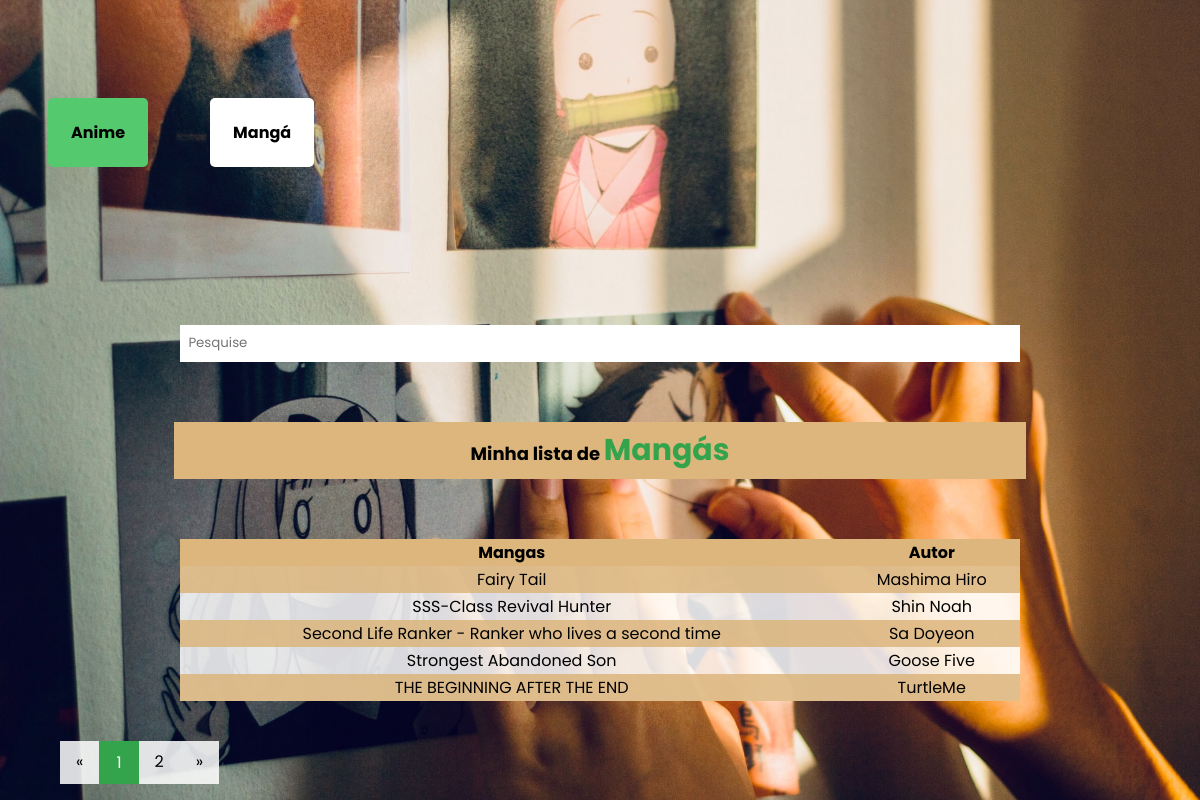
Page /manga/ on the committed database.
### anime/models.py (models this page shows, shortened)
class Manga(models.Model):
    nome = models.CharField(max_length=150)
    nome_alternativo = models.CharField(max_length=150, blank=True)
    ano_lancamento = models.DateField(default=timezone.now)
    autor = models.ForeignKey(Autor, on_delete=models.DO_NOTHING, default=4)
    foto = models.ImageField(blank=True, upload_to='fotos/fotos_manga/%Y%m%d')
    '''def autores(self):
        return ','.join([autor.nome for autor in self.autor.all])'''

class Autor(models.Model):
    nome = models.CharField(max_length=100)
    def __str__(self):
        return self.nome

### anime/views.py (the view)
# urls.py: path('manga/', views.manga, name='manga'),
def manga(request):
    mangas = Manga.objects.order_by('nome')
    paginator = Paginator(mangas, 5)
    page = request.GET.get('p')
    mangas = paginator.get_page(page)
    return render(request, 'animes/manga.html', {
        'mangas': mangas
    })

### anime/templates/animes/manga.html (shortened to what this page needs)
{% load static %}
<!DOCTYPE html>
<html lang="pt">
<head>
    <link rel="stylesheet" href="{% static './estilo_img/anime.css' %}">
</head>
<body>
    <nav>
        <a href="{% url 'index' %}" id="menu_anime">Anime</a>
        <a href="{% url 'manga' %}" id="menu_manga">Mangá</a>
    </nav>
    <div id="div_de_pesquisa">
        <form method="get" action="{% url 'manga_busca' %}">
            <input type="search" name="termo" id="bara_de_pesquisa" placeholder="Pesquise">
        </form>
    </div>
    <p>Minha lista de <span>Mangás</span></p>
    <table>
        <tr>
            <th>Mangas</th>
            <th>Autor</th>
        </tr>
        {% for manga in mangas %}
        <tr>
            <td><a href="{% url 'manga_detalhe' manga.id %}">{{manga.nome}}</a></td>
            <td>{{ manga.autor }}</td>
        </tr>
        {% endfor %}
    </table>
    <div class="pagination">
        <a href="#">&laquo;</a>
        {% for pagina in mangas.paginator.page_range %}
            <a {% if mangas.number == pagina %} class="active" {% endif %} href="?p={{ pagina }}">{{pagina}}</a>
        {% endfor %}
        <a href="#">&raquo;</a>
    </div>
</body>
</html>

### templates/static/estilo_img/anime.css (style rules this page uses)
* { font-family: 'Poppins', sans-serif; margin: 0; }
body { background-image: url(./imagens/haikkyu.jpg); background-color: #4b3e3eb2; background-repeat: no-repeat; background-attachment: fixed; background-size: cover; }
nav { margin: 10% auto 15% 4%; }
#menu_manga { margin-left: 05%; }
nav a { text-decoration: none; background-color: #ffffff; padding: 2%; border-radius: 5px; font-weight: bold; color: #000000; }
#menu_anime { background-color: #54C96D; }
#div_de_pesquisa { width: 100%; display: flex; }
form { margin: auto; width: 70%; }
input[type="search"] { border-style: none; width: 100%; padding: 1%; }
h1, p { background-color: rgba(220, 182, 125, 1); width: 70%; margin: 5% auto; padding: 0.5%; font-weight: bold; text-align: center; font-size: large; }
span { color: rgba(52, 164, 76, 1); font-size: 30px; }
table { width: 70%; margin: 3% auto 5vh auto; border-collapse: collapse;background-color: rgba(255, 255, 255, 0.85); }
td { text-align: center; }
tr a { text-decoration: none; color: #000000; }
th { background-color: rgba(220, 182, 125, 1); }
tr:nth-child(even) { background-color: rgba(220, 182, 125, 0.85); }
.pagination { display: inline-block; background-color:rgba(255, 255, 255, 0.85); margin: auto auto auto 5%; }
.pagination a { color: black; float: left; padding: 8px 16px; text-decoration: none; border: none; }
.pagination a.active { background-color: rgba(52, 164, 76); color: white; border: 1px solid rgba(52, 164, 76); }
.pagination a:first-child { border-top-left-radius: 5px; border-bottom-left-radius: 5px; }
.pagination a:last-child { border-top-right-radius: 5px; border-bottom-right-radius: 5px; }

### rows in the picture
Manga: nome "Fairy Tail", autor "Mashima Hiro"
Manga: nome "SSS-Class Revival Hunter", autor "Shin Noah"
Manga: nome "Second Life Ranker - Ranker who lives a second time", autor "Sa Doyeon"
Manga: nome "Strongest Abandoned Son", autor "Goose Five"
Manga: nome "THE BEGINNING AFTER THE END", autor "TurtleMe"

### other values in the picture
{{ pagina }} "1" "2"
